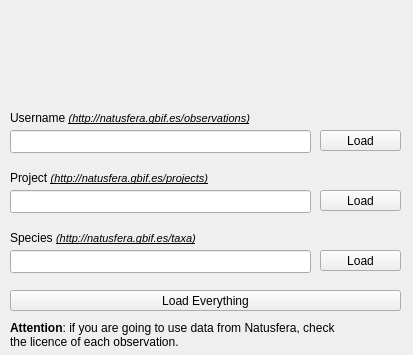
<?xml version="1.0" encoding="UTF-8"?>
<ui version="4.0">
 <class>NatusferaQGIS3DialogBase</class>
 <widget class="QDialog" name="NatusferaQGIS3DialogBase">
  <property name="geometry">
   <rect>
    <x>0</x>
    <y>0</y>
    <width>413</width>
    <height>355</height>
   </rect>
  </property>
  <property name="minimumSize">
   <size>
    <width>413</width>
    <height>355</height>
   </size>
  </property>
  <property name="maximumSize">
   <size>
    <width>413</width>
    <height>355</height>
   </size>
  </property>
  <property name="windowTitle">
   <string>NatusferaQGIS 3</string>
  </property>
  <property name="modal">
   <bool>true</bool>
  </property>
  <widget class="QLineEdit" name="username_line_edit">
   <property name="geometry">
    <rect>
     <x>10</x>
     <y>130</y>
     <width>301</width>
     <height>23</height>
    </rect>
   </property>
  </widget>
  <widget class="QPushButton" name="load_csv_username_button">
   <property name="geometry">
    <rect>
     <x>320</x>
     <y>130</y>
     <width>81</width>
     <height>21</height>
    </rect>
   </property>
   <property name="focusPolicy">
    <enum>Qt::NoFocus</enum>
   </property>
   <property name="text">
    <string>Load</string>
   </property>
  </widget>
  <widget class="QLineEdit" name="project_line_edit">
   <property name="geometry">
    <rect>
     <x>10</x>
     <y>190</y>
     <width>301</width>
     <height>23</height>
    </rect>
   </property>
  </widget>
  <widget class="QPushButton" name="load_csv_project_button">
   <property name="geometry">
    <rect>
     <x>320</x>
     <y>190</y>
     <width>81</width>
     <height>21</height>
    </rect>
   </property>
   <property name="focusPolicy">
    <enum>Qt::NoFocus</enum>
   </property>
   <property name="text">
    <string>Load</string>
   </property>
  </widget>
  <widget class="QLineEdit" name="species_line_edit">
   <property name="geometry">
    <rect>
     <x>10</x>
     <y>250</y>
     <width>301</width>
     <height>23</height>
    </rect>
   </property>
  </widget>
  <widget class="QPushButton" name="load_csv_species_button">
   <property name="geometry">
    <rect>
     <x>320</x>
     <y>250</y>
     <width>81</width>
     <height>21</height>
    </rect>
   </property>
   <property name="focusPolicy">
    <enum>Qt::NoFocus</enum>
   </property>
   <property name="text">
    <string>Load</string>
   </property>
  </widget>
  <widget class="QLabel" name="attention_label">
   <property name="geometry">
    <rect>
     <x>10</x>
     <y>320</y>
     <width>391</width>
     <height>31</height>
    </rect>
   </property>
   <property name="text">
    <string>&lt;b&gt;Attention&lt;/b&gt;: if you are going to use data from Natusfera, check &lt;br&gt;the
licence of each observation.</string>
   </property>
  </widget>
  <widget class="QLabel" name="username_label">
   <property name="geometry">
    <rect>
     <x>10</x>
     <y>110</y>
     <width>391</width>
     <height>16</height>
    </rect>
   </property>
   <property name="text">
    <string>&lt;style type=&quot;text/css&quot;&gt;
    span{
    color: #000000;
    font-size:8pt;
    font-style:italic;
    text-decoration: underline;
    }
&lt;/style&gt;

Username &lt;span&gt;(http://natusfera.gbif.es/observations)&lt;/span&gt;
</string>
   </property>
  </widget>
  <widget class="QLabel" name="project_label">
   <property name="geometry">
    <rect>
     <x>10</x>
     <y>170</y>
     <width>391</width>
     <height>16</height>
    </rect>
   </property>
   <property name="text">
    <string>&lt;style type=&quot;text/css&quot;&gt;
    span{
    color: #000000;
    font-size:8pt;
    font-style:italic;
    text-decoration: underline;
    }
&lt;/style&gt;

Project &lt;span&gt;(http://natusfera.gbif.es/projects)&lt;/span&gt;</string>
   </property>
  </widget>
  <widget class="QLabel" name="species_label">
   <property name="geometry">
    <rect>
     <x>10</x>
     <y>230</y>
     <width>391</width>
     <height>16</height>
    </rect>
   </property>
   <property name="text">
    <string>&lt;style type=&quot;text/css&quot;&gt;
    span{
    color: #000000;
    font-size:8pt;
    font-style:italic;
    text-decoration: underline;
    }
&lt;/style&gt;

Species &lt;span&gt;(http://natusfera.gbif.es/taxa)&lt;/span&gt;</string>
   </property>
  </widget>
  <widget class="QLabel" name="image_label">
   <property name="geometry">
    <rect>
     <x>10</x>
     <y>10</y>
     <width>391</width>
     <height>81</height>
    </rect>
   </property>
   <property name="text">
    <string>&lt;html&gt;&lt;head/&gt;&lt;body&gt;&lt;p align=&quot;center&quot;&gt;&lt;img src=&quot;:/plugins/natusfera_qgis_3/logo.png&quot;/&gt;&lt;/p&gt;&lt;/body&gt;&lt;/html&gt;</string>
   </property>
  </widget>
  <widget class="QPushButton" name="load_csv_everything_button">
   <property name="geometry">
    <rect>
     <x>10</x>
     <y>290</y>
     <width>391</width>
     <height>21</height>
    </rect>
   </property>
   <property name="focusPolicy">
    <enum>Qt::NoFocus</enum>
   </property>
   <property name="text">
    <string>Load Everything</string>
   </property>
  </widget>
 </widget>
 <resources/>
 <connections/>
</ui>
